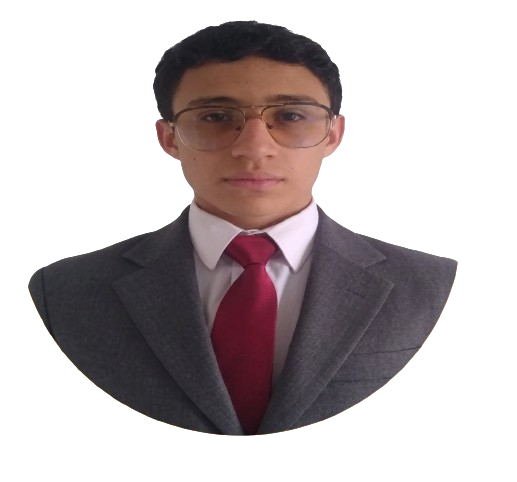
#> input picture assets/photo.png, 517 x 482 px, found by its file name
$ python generar_avatar.py
#> lines starting #> are read from the running program, lines starting #| are printed output that depends on the picture
import os
from PIL import Image, ImageDraw, ImageOps, ImageFont

def create_circular_avatar(input_path, output_path, size=300, border_width=12):
    # Open image
#> called with size = 300, border_width = 12
    img = Image.open(input_path).convert("RGBA")
#> img is the input picture: PIL image 517x482 RGBA; mean R, G, B, A 35.9, 27.7, 29, 100.8

    # Calculate crop to square (center crop)
    width, height = img.size
#> width = 517; height = 482
    min_dim = min(width, height)
#> min_dim = 482
    left = (width - min_dim) / 2
#> left = 17.5
    top = (height - min_dim) / 2
#> top = 0
    right = (width + min_dim) / 2
#> right = 499.5
    bottom = (height + min_dim) / 2
#> bottom = 482
    img = img.crop((left, top, right, bottom))
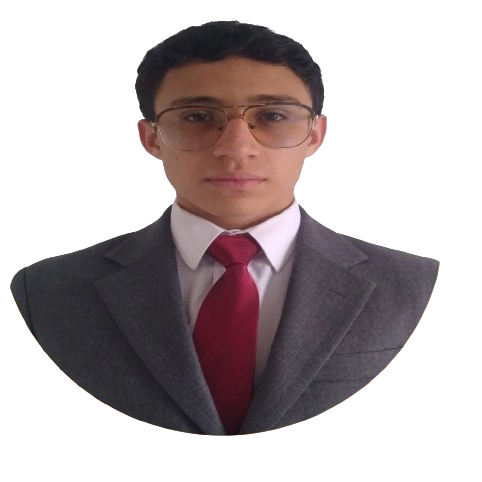
#> img: PIL image 482x482 RGBA; mean R, G, B, A 38.5, 29.7, 31.1, 108.2; transparent parts drawn white
    img = img.resize((size, size), Image.Resampling.LANCZOS)
#> img: PIL image 300x300 RGBA

    # Create mask for circular photo
    mask = Image.new("L", (size, size), 0)
#> mask: PIL image 300x300 L; every value is 0
    draw_mask = ImageDraw.Draw(mask)
    draw_mask.ellipse((border_width, border_width, size - border_width, size - border_width), fill=255)

    # Create circular image
    circular_img = Image.new("RGBA", (size, size), (0, 0, 0, 0))
#> circular_img: PIL image 300x300 RGBA; every value is 0
    circular_img.paste(img, (0, 0), mask=mask)

    # Draw gradient circular border (Cyan to Purple)
    # We can create a glowing circular ring
    border_img = Image.new("RGBA", (size, size), (0, 0, 0, 0))
    draw_border = ImageDraw.Draw(border_img)

    # Draw multiple concentric circles for a gradient effect
    for i in range(border_width):
        t = i / border_width
        # Interpolate color between cyan (112, 165, 253) and purple (157, 124, 216)
        r = int(112 + (157 - 112) * t)
        g = int(165 + (124 - 165) * t)
        b = int(253 + (216 - 253) * t)

        draw_border.ellipse((i, i, size - i, size - i), outline=(r, g, b, 255), width=2)

    # Combine circular image over the border
    final_img = Image.alpha_composite(border_img, circular_img)
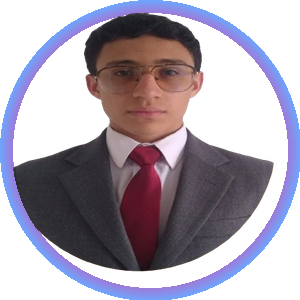
#> final_img: PIL image 300x300 RGBA; mean R, G, B, A 56.3, 48.9, 61.8, 140.1; transparent parts drawn white
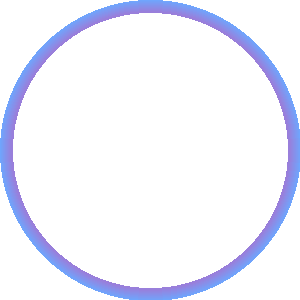
#> border_img: PIL image 300x300 RGBA; mean R, G, B, A 17.3, 18.7, 30.4, 33; transparent parts drawn white
    final_img.save(output_path, "PNG")
    print(f"Created circular avatar at: {output_path}")

if __name__ == "__main__":
    photo_in = r"c:\Users\davi2\OneDrive\Documentos\hoja de v\perfil Git hub\David-Santiago-Gil\assets\photo.png"
    photo_out = r"c:\Users\davi2\OneDrive\Documentos\hoja de v\perfil Git hub\David-Santiago-Gil\assets\photo_framed.png"
    if os.path.exists(photo_in):
        create_circular_avatar(photo_in, photo_out)
    else:
        print("Input photo not found!")
